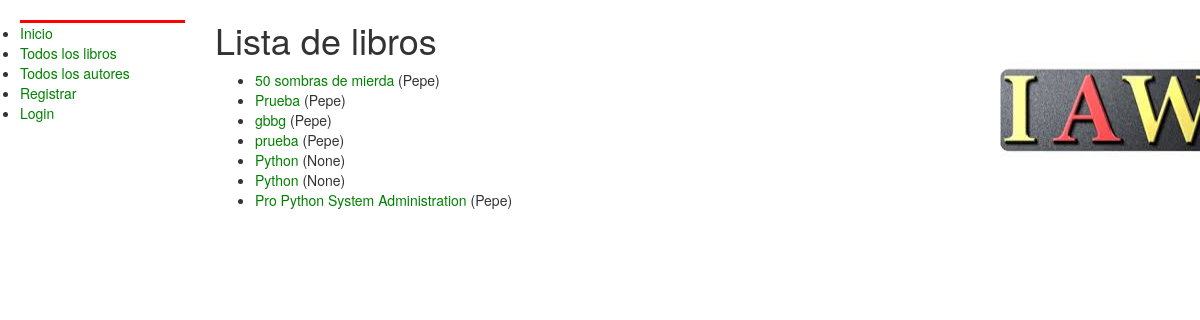
The app's page /libros/ with its own data.
### catalogo/models.py (models this page shows, shortened)
class Libro(models.Model):
	titulo = models.CharField(max_length=200)
	Idioma = models.CharField(max_length=8)
	genero = models.ManyToManyField(Genero, help_text="Seleccione un genero para este libro")
	ISBN = models.CharField(max_length=13)
	Fecha_Publicacion = models.DateField(null=True)
	Resumen = models.CharField(max_length=1000)
	Autor = models.ForeignKey('Autor' , on_delete=models.SET_NULL, null=True)
	Precio = models.PositiveIntegerField(default=0)

class Autor(models.Model):
	Nombre = models.CharField(max_length=60)
	Biografia = models.CharField(max_length=1000)
	Genero = models.CharField(max_length=80,) #choices=array_choice)
	def __str__(self):
		return self.Nombre

### catalogo/views.py (the view)
# urls.py: url(r'^libros/$', views.BookListView.as_view() ,  name='libros'),
class BookListView(generic.ListView):
    model = Libro
    template_name = 'catalog/lista_libros.html'
    context_object_name = 'lista_libros'
    paginate_by = 10

### catalogo/templates/catalog/lista_libros.html
{% extends "base_generic.html" %}
{% block content %}
    <h1>Lista de libros</h1>
    {% if lista_libros %}
    <ul>
      {% for libro in lista_libros %}
      <li>
        <a href="{% url 'detalle_libro' libro.id %}">{{ libro.titulo }}</a> ({{libro.Autor}})
      </li>
      {% endfor %}
    </ul>
    {% else %}
      <p>No hay libros</p>
    {% endif %}
{% endblock %}

### catalogo/templates/base_generic.html (shortened to what this page needs)
<!DOCTYPE html>
<html lang="en">
<head>
  <link rel="stylesheet" href="https://maxcdn.bootstrapcdn.com/bootstrap/3.3.7/css/bootstrap.min.css">
  {% load static %}
  <link rel="stylesheet" href="{% static 'catalogo/style.css' %}">
</head>
<body>
  <div class="container-fluid">
    <div class="row">
      <div class="col-sm-2">
      {% block sidebar %}
      <ul class="sidebar-nav">
          <li><a href="{% url 'index' %}">Inicio</a></li>
          <li><a href="{% url 'libros' %}">Todos los libros</a></li>
          <li><a href="{% url 'autores' %}">Todos los autores</a></li>
          <li><a href="{% url 'signup'%}">Registrar</a></li>
          {% if user.is_authenticated %}
          <li>User: {{ user.get_username }}</li>
          <li><a href="{% url 'logout'%}?next={{request.path}}">Logout</a></li>
          {% else %}
           <li><a href="{% url 'login'%}?next={{request.path}}">Login</a></li>
           {% endif %}
      </ul>
     {% endblock %}
      </div>
      <div class="col-sm-10 ">
      {% block content %}{% endblock %}
      </div>
    </div>
  </div>
</body>
</html>

### catalogo/static/catalogo/style.css (style rules this page uses)
.sidebar-nav { margin-top: 20px; margin-left: 5px; padding: 0; border-top: red 3px solid; }
li a { color: green; }
body { background: white url("images/descarga.jpeg") no-repeat; background-position: 1000px; }

### records on screen
Libro: titulo "50 sombras de mierda", Autor "Pepe"
Libro: titulo "Prueba", Autor "Pepe"
Libro: titulo "gbbg", Autor "Pepe"
Libro: titulo "prueba", Autor "Pepe"
Libro: titulo "Python", Autor "None"
Libro: titulo "Python", Autor "None"
Libro: titulo "Pro Python System Administration", Autor "Pepe"
